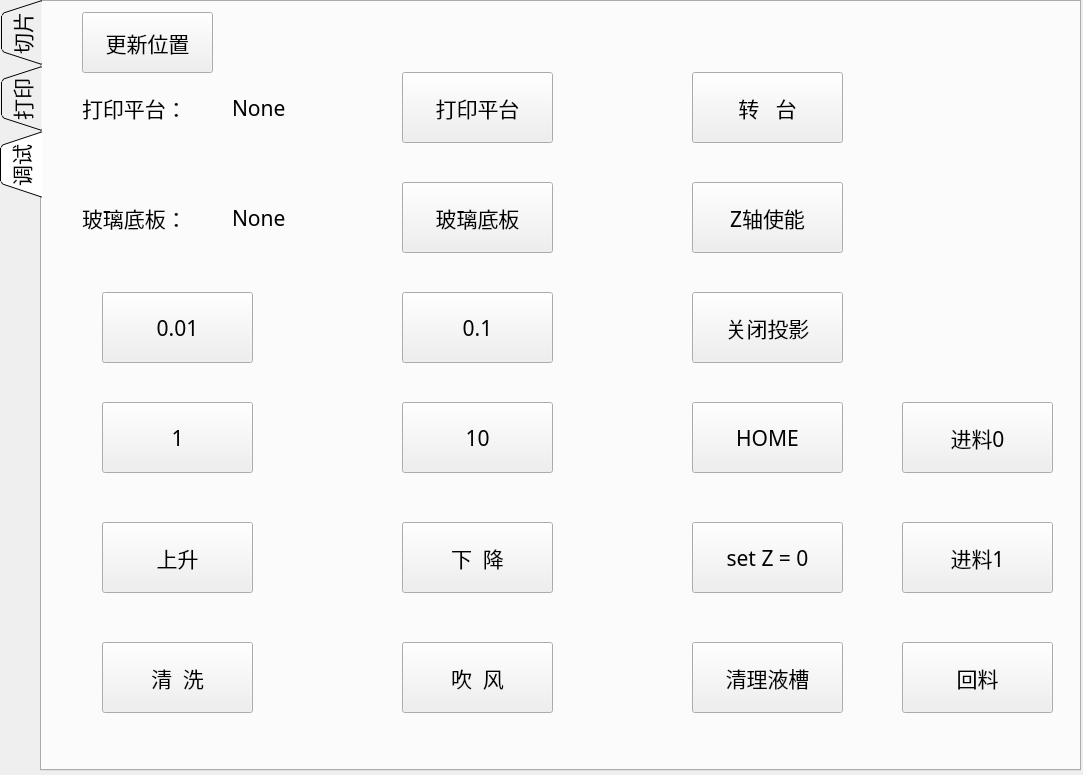
<?xml version="1.0" encoding="UTF-8"?>
<ui version="4.0">
 <class>Form</class>
 <widget class="QWidget" name="Form">
  <property name="geometry">
   <rect>
    <x>0</x>
    <y>0</y>
    <width>1083</width>
    <height>775</height>
   </rect>
  </property>
  <property name="windowTitle">
   <string>Form</string>
  </property>
  <widget class="QTabWidget" name="tabWidget">
   <property name="geometry">
    <rect>
     <x>0</x>
     <y>0</y>
     <width>1081</width>
     <height>771</height>
    </rect>
   </property>
   <property name="font">
    <font>
     <family>微软雅黑</family>
     <pointsize>16</pointsize>
    </font>
   </property>
   <property name="tabPosition">
    <enum>QTabWidget::West</enum>
   </property>
   <property name="tabShape">
    <enum>QTabWidget::Triangular</enum>
   </property>
   <property name="currentIndex">
    <number>2</number>
   </property>
   <widget class="QWidget" name="sliceTab">
    <attribute name="title">
     <string>切片</string>
    </attribute>
    <widget class="QPushButton" name="sliceButton">
     <property name="geometry">
      <rect>
       <x>830</x>
       <y>580</y>
       <width>151</width>
       <height>81</height>
      </rect>
     </property>
     <property name="font">
      <font>
       <family>微软雅黑</family>
       <pointsize>16</pointsize>
      </font>
     </property>
     <property name="text">
      <string>切 片</string>
     </property>
    </widget>
    <widget class="QTextEdit" name="configEdit">
     <property name="geometry">
      <rect>
       <x>50</x>
       <y>80</y>
       <width>741</width>
       <height>651</height>
      </rect>
     </property>
    </widget>
    <widget class="QPushButton" name="openConfigButton">
     <property name="geometry">
      <rect>
       <x>830</x>
       <y>200</y>
       <width>151</width>
       <height>81</height>
      </rect>
     </property>
     <property name="text">
      <string>打开配置</string>
     </property>
    </widget>
    <widget class="QPushButton" name="saveConfigButton">
     <property name="geometry">
      <rect>
       <x>830</x>
       <y>360</y>
       <width>151</width>
       <height>81</height>
      </rect>
     </property>
     <property name="text">
      <string>保存配置</string>
     </property>
    </widget>
    <widget class="QLabel" name="configPath">
     <property name="geometry">
      <rect>
       <x>50</x>
       <y>20</y>
       <width>911</width>
       <height>41</height>
      </rect>
     </property>
     <property name="text">
      <string>None</string>
     </property>
    </widget>
   </widget>
   <widget class="QWidget" name="printTab">
    <attribute name="title">
     <string>打印</string>
    </attribute>
    <widget class="QPushButton" name="printButton">
     <property name="geometry">
      <rect>
       <x>210</x>
       <y>680</y>
       <width>131</width>
       <height>81</height>
      </rect>
     </property>
     <property name="font">
      <font>
       <family>微软雅黑</family>
       <pointsize>16</pointsize>
      </font>
     </property>
     <property name="text">
      <string>打 印</string>
     </property>
    </widget>
    <widget class="QPushButton" name="stopButton">
     <property name="geometry">
      <rect>
       <x>450</x>
       <y>680</y>
       <width>131</width>
       <height>81</height>
      </rect>
     </property>
     <property name="text">
      <string>暂 停</string>
     </property>
    </widget>
    <widget class="QPushButton" name="cancelButton">
     <property name="geometry">
      <rect>
       <x>680</x>
       <y>680</y>
       <width>131</width>
       <height>81</height>
      </rect>
     </property>
     <property name="text">
      <string>停 止</string>
     </property>
    </widget>
    <widget class="QGraphicsView" name="graphicsView">
     <property name="geometry">
      <rect>
       <x>30</x>
       <y>90</y>
       <width>981</width>
       <height>571</height>
      </rect>
     </property>
    </widget>
    <widget class="QLabel" name="slicePath">
     <property name="geometry">
      <rect>
       <x>30</x>
       <y>30</y>
       <width>981</width>
       <height>31</height>
      </rect>
     </property>
     <property name="text">
      <string>None</string>
     </property>
    </widget>
   </widget>
   <widget class="QWidget" name="testTab">
    <attribute name="title">
     <string>调试</string>
    </attribute>
    <widget class="QPushButton" name="riseButton">
     <property name="geometry">
      <rect>
       <x>60</x>
       <y>520</y>
       <width>151</width>
       <height>71</height>
      </rect>
     </property>
     <property name="text">
      <string>上升</string>
     </property>
    </widget>
    <widget class="QPushButton" name="fallButton">
     <property name="geometry">
      <rect>
       <x>360</x>
       <y>520</y>
       <width>151</width>
       <height>71</height>
      </rect>
     </property>
     <property name="text">
      <string>下  降</string>
     </property>
    </widget>
    <widget class="QPushButton" name="cleanDebrisButton">
     <property name="geometry">
      <rect>
       <x>650</x>
       <y>640</y>
       <width>151</width>
       <height>71</height>
      </rect>
     </property>
     <property name="text">
      <string>清理液槽</string>
     </property>
    </widget>
    <widget class="QPushButton" name="homeButton">
     <property name="geometry">
      <rect>
       <x>650</x>
       <y>400</y>
       <width>151</width>
       <height>71</height>
      </rect>
     </property>
     <property name="text">
      <string>HOME</string>
     </property>
    </widget>
    <widget class="QPushButton" name="setZeroButton">
     <property name="geometry">
      <rect>
       <x>650</x>
       <y>520</y>
       <width>151</width>
       <height>71</height>
      </rect>
     </property>
     <property name="text">
      <string>set Z = 0</string>
     </property>
    </widget>
    <widget class="QPushButton" name="cleanButton">
     <property name="geometry">
      <rect>
       <x>60</x>
       <y>640</y>
       <width>151</width>
       <height>71</height>
      </rect>
     </property>
     <property name="text">
      <string>清  洗</string>
     </property>
    </widget>
    <widget class="QPushButton" name="fanButton">
     <property name="geometry">
      <rect>
       <x>360</x>
       <y>640</y>
       <width>151</width>
       <height>71</height>
      </rect>
     </property>
     <property name="text">
      <string>吹  风</string>
     </property>
    </widget>
    <widget class="QLabel" name="label_7">
     <property name="geometry">
      <rect>
       <x>40</x>
       <y>190</y>
       <width>141</width>
       <height>51</height>
      </rect>
     </property>
     <property name="font">
      <font>
       <family>微软雅黑</family>
       <pointsize>16</pointsize>
      </font>
     </property>
     <property name="text">
      <string>玻璃底板：</string>
     </property>
    </widget>
    <widget class="QLabel" name="label_6">
     <property name="geometry">
      <rect>
       <x>40</x>
       <y>70</y>
       <width>131</width>
       <height>71</height>
      </rect>
     </property>
     <property name="font">
      <font>
       <family>微软雅黑</family>
       <pointsize>16</pointsize>
      </font>
     </property>
     <property name="text">
      <string>打印平台：</string>
     </property>
    </widget>
    <widget class="QPushButton" name="plateChooseButton">
     <property name="geometry">
      <rect>
       <x>360</x>
       <y>70</y>
       <width>151</width>
       <height>71</height>
      </rect>
     </property>
     <property name="text">
      <string>打印平台</string>
     </property>
    </widget>
    <widget class="QPushButton" name="glassChooseButton">
     <property name="geometry">
      <rect>
       <x>360</x>
       <y>180</y>
       <width>151</width>
       <height>71</height>
      </rect>
     </property>
     <property name="text">
      <string>玻璃底板</string>
     </property>
    </widget>
    <widget class="QPushButton" name="_001Button">
     <property name="geometry">
      <rect>
       <x>60</x>
       <y>290</y>
       <width>151</width>
       <height>71</height>
      </rect>
     </property>
     <property name="text">
      <string>0.01</string>
     </property>
    </widget>
    <widget class="QPushButton" name="_01Button">
     <property name="geometry">
      <rect>
       <x>360</x>
       <y>290</y>
       <width>151</width>
       <height>71</height>
      </rect>
     </property>
     <property name="text">
      <string>0.1</string>
     </property>
    </widget>
    <widget class="QPushButton" name="_1Button">
     <property name="geometry">
      <rect>
       <x>60</x>
       <y>400</y>
       <width>151</width>
       <height>71</height>
      </rect>
     </property>
     <property name="text">
      <string>1</string>
     </property>
    </widget>
    <widget class="QPushButton" name="_10Button">
     <property name="geometry">
      <rect>
       <x>360</x>
       <y>400</y>
       <width>151</width>
       <height>71</height>
      </rect>
     </property>
     <property name="text">
      <string>10</string>
     </property>
    </widget>
    <widget class="QLabel" name="plateDisplay">
     <property name="geometry">
      <rect>
       <x>190</x>
       <y>80</y>
       <width>121</width>
       <height>51</height>
      </rect>
     </property>
     <property name="font">
      <font>
       <family>微软雅黑</family>
       <pointsize>16</pointsize>
      </font>
     </property>
     <property name="text">
      <string>None</string>
     </property>
    </widget>
    <widget class="QLabel" name="glassDisplay">
     <property name="geometry">
      <rect>
       <x>190</x>
       <y>190</y>
       <width>111</width>
       <height>51</height>
      </rect>
     </property>
     <property name="font">
      <font>
       <family>微软雅黑</family>
       <pointsize>16</pointsize>
      </font>
     </property>
     <property name="text">
      <string>None</string>
     </property>
    </widget>
    <widget class="QPushButton" name="refreshPosButton">
     <property name="geometry">
      <rect>
       <x>40</x>
       <y>10</y>
       <width>131</width>
       <height>61</height>
      </rect>
     </property>
     <property name="text">
      <string>更新位置</string>
     </property>
    </widget>
    <widget class="QPushButton" name="zEnableButton">
     <property name="geometry">
      <rect>
       <x>650</x>
       <y>180</y>
       <width>151</width>
       <height>71</height>
      </rect>
     </property>
     <property name="text">
      <string>Z轴使能</string>
     </property>
    </widget>
    <widget class="QPushButton" name="closeProjButton">
     <property name="geometry">
      <rect>
       <x>650</x>
       <y>290</y>
       <width>151</width>
       <height>71</height>
      </rect>
     </property>
     <property name="text">
      <string>关闭投影</string>
     </property>
    </widget>
    <widget class="QPushButton" name="rChooseButton">
     <property name="geometry">
      <rect>
       <x>650</x>
       <y>70</y>
       <width>151</width>
       <height>71</height>
      </rect>
     </property>
     <property name="text">
      <string>转   台</string>
     </property>
    </widget>
    <widget class="QPushButton" name="feed0Button">
     <property name="geometry">
      <rect>
       <x>860</x>
       <y>400</y>
       <width>151</width>
       <height>71</height>
      </rect>
     </property>
     <property name="text">
      <string>进料0</string>
     </property>
    </widget>
    <widget class="QPushButton" name="feed1Button">
     <property name="geometry">
      <rect>
       <x>860</x>
       <y>520</y>
       <width>151</width>
       <height>71</height>
      </rect>
     </property>
     <property name="text">
      <string>进料1</string>
     </property>
    </widget>
    <widget class="QPushButton" name="backflowButton">
     <property name="geometry">
      <rect>
       <x>860</x>
       <y>640</y>
       <width>151</width>
       <height>71</height>
      </rect>
     </property>
     <property name="text">
      <string>回料</string>
     </property>
    </widget>
   </widget>
  </widget>
 </widget>
 <resources/>
 <connections/>
</ui>
